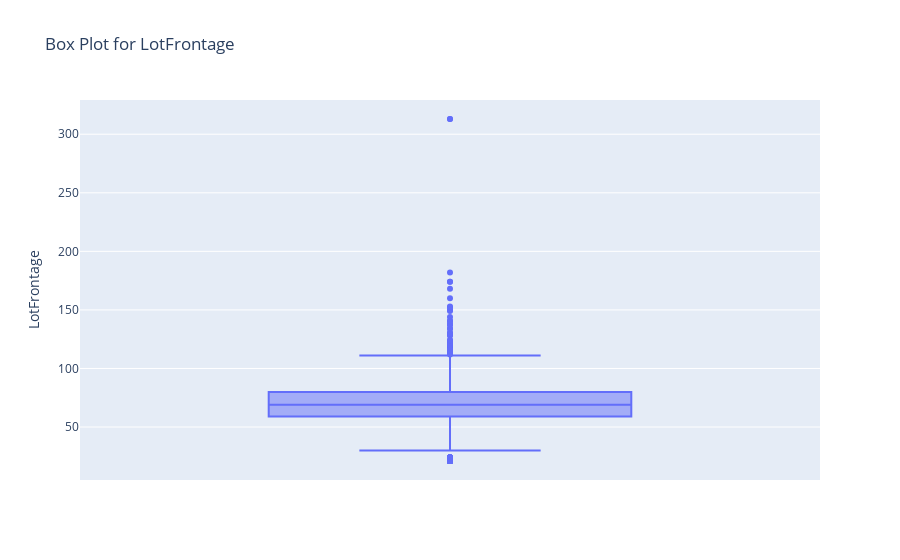

The cell this chart's notebook holds for it:
### Code cell
fig = px.box(data, y='LotFrontage', title='Box Plot for LotFrontage')
fig.show()

### Figure 1 — Plotly figure (JSON) as saved in the notebook; plotly's stock layout.template omitted (floating-point values rounded to 4 significant figures; data arrays with more than 128 entries replaced by an {"elided": "..."} marker saying what was removed)
{"data": [{"alignmentgroup": "True", "hovertemplate": "LotFrontage=%{y}<extra></extra>", "legendgroup": "", "marker": {"color": "#636efa"}, "name": "", "notched": false, "offsetgroup": "", "orientation": "v", "showlegend": false, "type": "box", "x0": " ", "xaxis": "x", "y": {"elided": "1460 int values"}, "y0": " ", "yaxis": "y"}], "layout": {"boxmode": "group", "legend": {"tracegroupgap": 0}, "title": {"text": "Box Plot for LotFrontage"}, "xaxis": {"anchor": "y", "domain": [0, 1]}, "yaxis": {"anchor": "x", "domain": [0, 1], "title": {"text": "LotFrontage"}}}}
